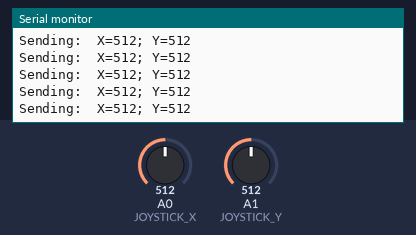
The sketch below on a simulated Arduino Uno, built with avr-gcc and run on an emulated ATmega328P. Shown: the last lines printed to the serial monitor. The test bench sets the inputs (shaded band); at power-on: A0 (JOYSTICK_X) = 512, A1 (JOYSTICK_Y) = 512. No radio packets arrive unless stated.

Above: at 1.2 s.
1.3 s: A0 (JOYSTICK_X) set to 111
At 2.1 s:
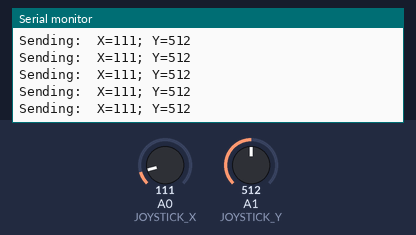
2.8 s: A0 (JOYSTICK_X) set to 91
At 3.7 s:
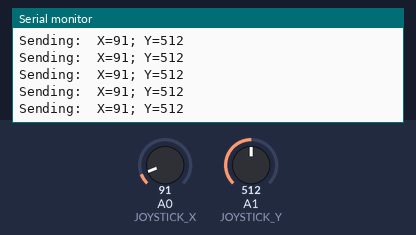
5.8 s: A1 (JOYSTICK_Y) set to 110
At 6.8 s:
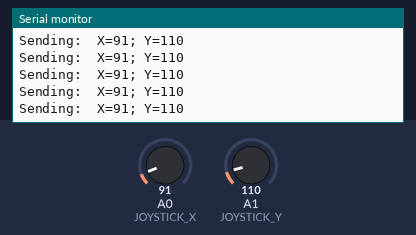
8.8 s: A1 (JOYSTICK_Y) set to 92
At 9.8 s:
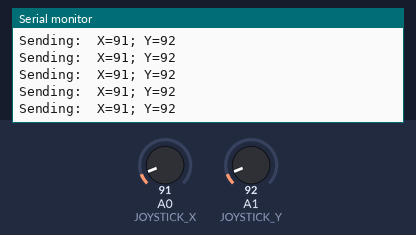
10.3 s: A0 (JOYSTICK_X) set to 11
At 10.8 s:
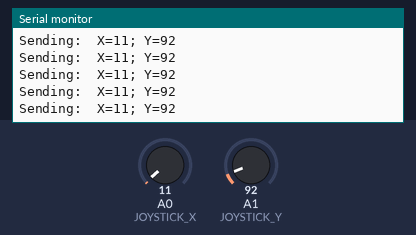
13.3 s: A0 (JOYSTICK_X) set to 8
At 14.3 s:
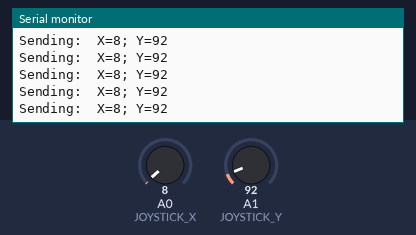
Timing chart, 0 to 16.3 s (numbered marks = the images above; inputs shaded):
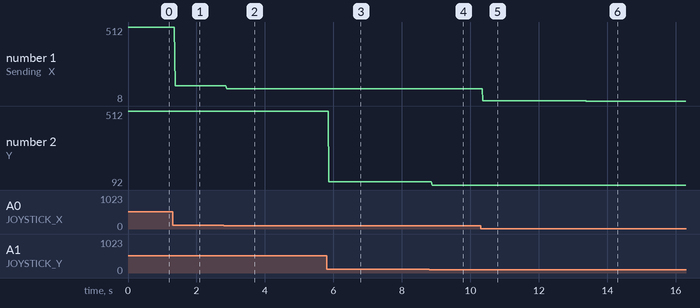

The sketch:

arduino_uno_nrf24l01_transmitter.ino
```cpp
// Visit https://tetraquark.netlify.com/  for more projects
//A simple code to transmit joystick x and y values with Arduino Uno and nrf24l01
// get the librarry here: https://github.com/nRF24/RF24
// will work with the "arduino joystick shield with nrf24l01"
// NRF Pin    Arduino Pin
//   Vcc         3.3V       DO NOT connect to 5V, it will damage the transmittet unit!
//   CS          10
//   MOSI        11
//   GND         GND
//   CE            9
//   CSN           10
//   SCK         13
//   MISO        12
// Note that CE and CS pins can be changed, if needed.
#include <SPI.h>
#include <nRF24L01.h>
#include <RF24.h>
#define CE_PIN 9    // these are the default connections for the joystick shield
#define CSN_PIN 10  // these are the default connections for the joystick shield
#define JOYSTICK_X A0     /// Connect Joystick output 1 to A0
#define JOYSTICK_Y A1     /// Connect Joystick output 1 to A1
const uint64_t pipe = 0xE8E8F0F0E1LL;
RF24 radio(CE_PIN, CSN_PIN);
int joystick[2];// this will store x and y components
void setup()
    {
        Serial.begin(9600);
        radio.begin();
        radio.openWritingPipe(pipe);
    }
void loop()
    {
        joystick[0] = analogRead(JOYSTICK_X);joystick[1] = analogRead(JOYSTICK_Y);// reading the input voltage as an 8 bit number
        radio.write( joystick, sizeof(joystick) );// transmitting the data
        Serial.print("Sending:  X="); Serial.print(joystick[0]); Serial.print("; Y="); Serial.println(joystick[1]);// serial port print for debug purposes
    }
```

Measured:
- after the input at 1.3 s, the serial monitor: prints a new line after 0.08 s (image 1)
- after the input at 2.8 s, the serial monitor: prints a new line after 0.08 s (image 2)
- after the input at 5.8 s, the serial monitor: prints a new line after 0.07 s (image 3)
- after the input at 8.8 s, the serial monitor: prints a new line after 0.08 s (image 4)
- after the input at 10.3 s, the serial monitor: prints a new line after 0.07 s (image 5)
- after the input at 13.3 s, the serial monitor: prints a new line after 0.09 s (image 6)
- plotted number 1: 512 → 111 after the input at 1.3 s, 111 → 91 after the input at 2.8 s, 91 → 11 after the input at 10.3 s, 11 → 8 after the input at 13.3 s
- plotted number 2: 512 → 110 after the input at 5.8 s, 110 → 92 after the input at 8.8 s
